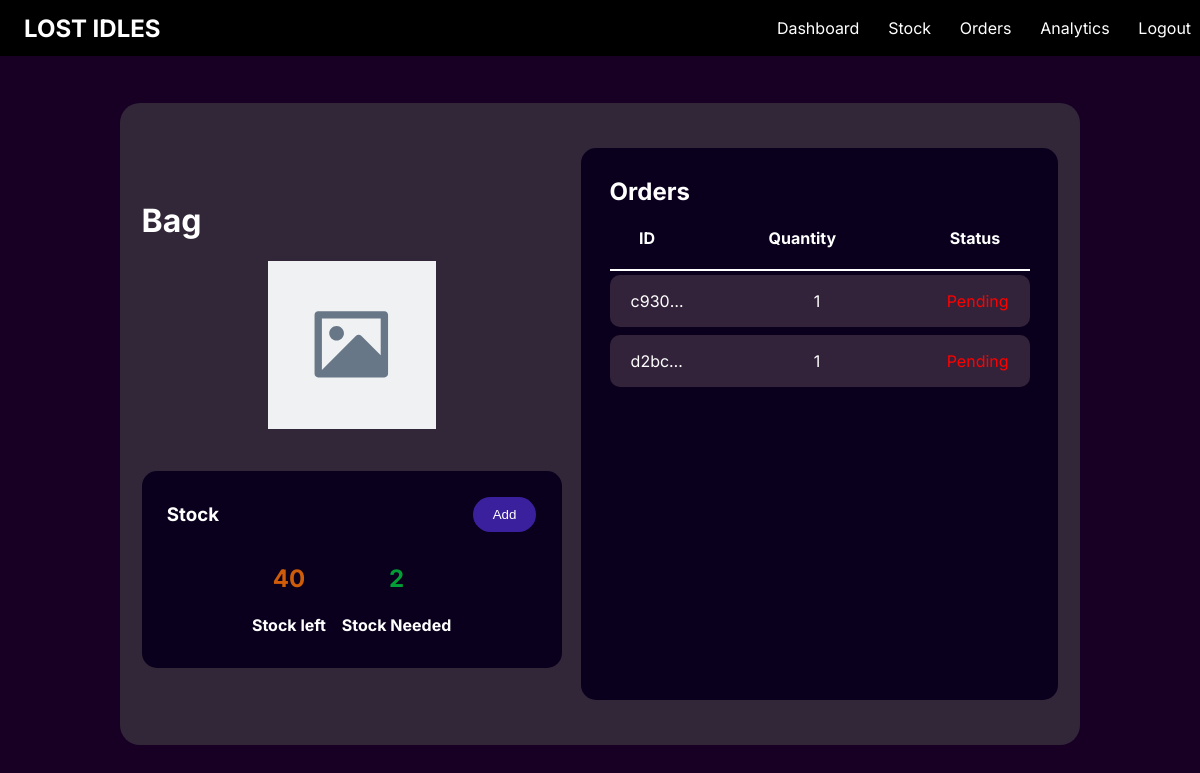
Before: /stock/045101f4c8ab45d29b832ee12f6393cb with the older database file.
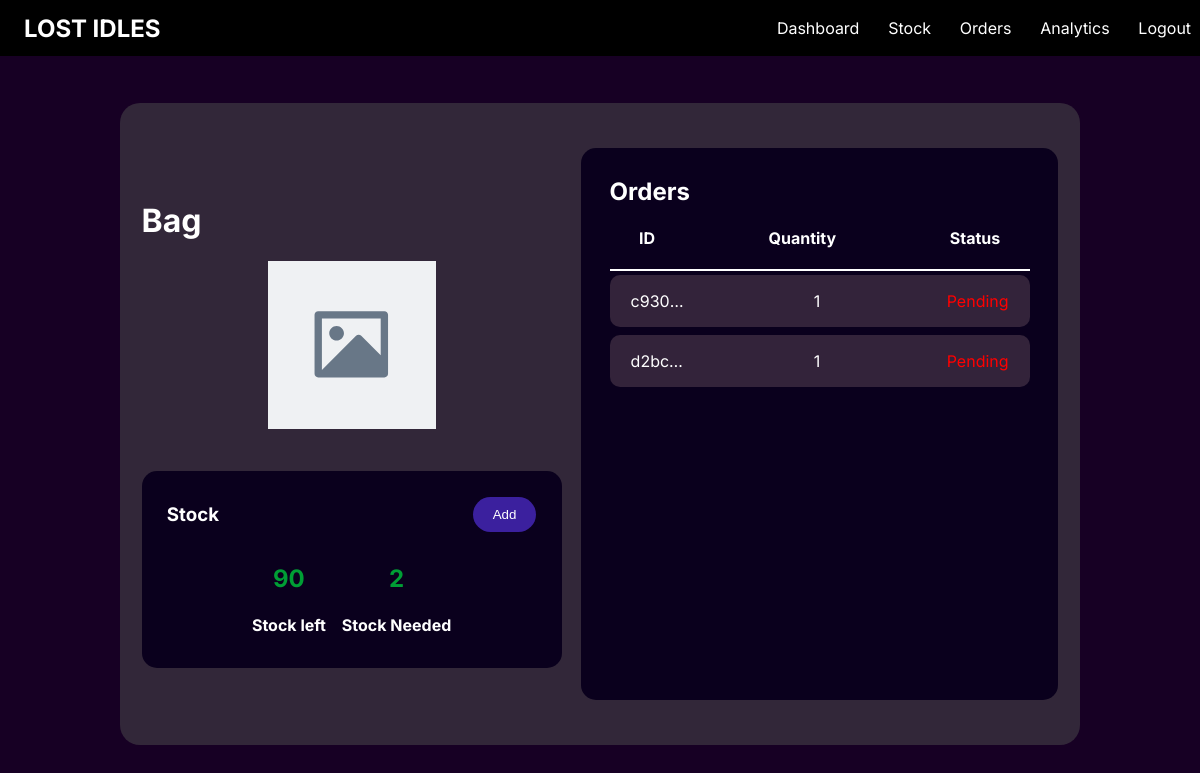
After: the same page with the newer database file.
### app.py (models this page shows, shortened)
class Stock(db.Model):
    __tablename__ = 'stock'
    stock_id = db.Column(db.String(50), primary_key=True)
    name = db.Column(db.String(50), nullable=False)
    category = db.Column(db.String(50), nullable=False)
    stock_level = db.Column(db.Integer, nullable=False)
    image = db.Column(db.String(120), nullable=True)
    price = db.Column(db.Float, nullable=False)
    order_items = db.relationship('OrderStock', back_populates='stock', cascade="all, delete-orphan")

class Orders(db.Model):
    __tablename__ = 'orders'
    order_id = db.Column(db.String(50), primary_key=True)
    order_date = db.Column(db.Date, nullable=False, default=date.today)
    status = db.Column(db.Boolean, nullable=False)
    total = db.Column(db.Float, nullable=False)
    order_items = db.relationship('OrderStock', back_populates='order', cascade="all, delete-orphan")

### app.py (the view)
@app.route('/stock/<stock_id>')
def individual_stock(stock_id):
    stock = db.session.execute(
        db.select(Stock).filter_by(stock_id=stock_id)
    ).scalar_one_or_none()
    if not stock:
        return "Stock not found", 404
    order_stocks = db.session.execute(
        db.select(OrderStock).filter_by(stock_id=stock.stock_id)
    ).scalars().all()
    orders = [
        {
            'id': os.order.order_id,
            'date': os.order.order_date,
            'status': os.order.status,
            'total': os.order.total,
            'quantity': os.quantity
        }
        for os in order_stocks
    ]
    return render_template('individual_stock.html', stock=stock, orders=orders)

### templates/individual_stock.html (shortened to what this page needs)
{% extends "boiler.html" %}
{% block head %}
    <link rel="stylesheet" href="{{ url_for('static', filename='styles/individual_stock.css') }}">
{% endblock %}
{% block content %}
    <main>
        <div class="container">
            <div id="left">
                <h1 style="text-align: left;" id="name">{{stock.name}}</h1>
                {% if stock.image == None %}
                    <img src="{{url_for('static', filename='/uploads/placeholder.svg')}}" alt="">
                {% else %}
                    <img src="{{url_for('static', filename='/uploads/' ~ stock.image)}}" alt="">
                {% endif %}
                <div id="stock-container">
                    <div id="header">
                        <h3>Stock</h3>
                        <div id="popup-container">
                            <button onclick="popup()" id="add">Add</button>
                        </div>
                    </div>
                    <div id="stock-info">
                        <div class="stock">
                            <h2 id="stock_level">{{stock.stock_level}}</h2>
                            <h4>Stock left</h4>
                        </div>
                        <div class="stock">
                            <h2 id="stock_needed">{{stock.stock_level}}</h2>
                            <h4>Stock Needed</h4>
                        </div>
                    </div>
                </div>
            </div>
            <div id="order-container">
                <h2 style="margin: 0; text-align: left;">Orders</h2>
                <div id="labels">
                    <h4>ID</h4>
                    <h4>Quantity</h4>
                    <h4>Status</h4>
                </div>
                <div id="orders">
                    {% if orders %}
                        {% for order in orders %}
                            <div class="order">
                                <p>{{order.id}}</p>
                                <p>{{order.quantity}}</p>
                                {% if order.status %}
                                    <p style="color: green">Completed</p>
                                {% else %}
                                    <p style="color: red">Pending</p>
                                {% endif %}
                            </div>
                        {% endfor %}
                    {% else %}
                        <p>No orders</p>
                    {% endif %}
                </div>
            </div>
        </div>
    </main>
{% endblock %}

### templates/boiler.html (shortened to what this page needs)
<!DOCTYPE html>
<html lang="en">
<head>
    <link rel="stylesheet" href="{{url_for('static', filename='styles/global.css')}}">
    {% block head %}
    {% endblock %}
</head>
<body style="margin: 0;">
    {% block content %}
    {% endblock %}
</body>
</html>

### static/styles/global.css (style rules this page uses)
body { font-family: "Inter"; }
main { color: white; text-align: center; display: flex; align-items: center; justify-content: center; height: 100vh; margin: 0; }

### static/styles/individual_stock.css (style rules this page uses)
main { background-color: #170024; }
.container { display: flex; align-items: center; justify-content: center; background-color: rgba(78,78,78,0.5); border-radius: 20px; margin: 7% 5% 3% 5%; padding: 3% 0; width: 80vw; height: fit-content; }
#left, #order-container { display: flex; flex-direction: column; justify-content: center; width: 35vw; margin: 1%; text-align: center; }
#order-container, #stock-container { background: #0A001D; border-radius: 15px; }
#header, #stock-info, #labels { display: flex; flex-direction: row; align-items: center; justify-content: center; gap: 1em; }
#header { justify-content: space-between; }
#stock-container { padding: 3% 6%; height: fit-content; }
#add { background-color: #3B209E; }
button { position: relative; text-align: center; padding: 10px 20px; border-radius: 20px; border: none; color: white; transition: 0.3s; z-index: 5; cursor: pointer; width: auto; }
#labels { padding: 0 7%; border-bottom: 2px solid white; display: flex; justify-content: space-between; }
#order-container { padding: 3%; }
img { align-self: center; width: 40%; margin-bottom: 10%; }
#popup-container { position: relative; width: max-content; }
.order { background: #33233A; border-radius: 10px; display: flex; justify-content: space-between; align-items: center; gap: 10%; padding: 0 5%; margin: 1% 0; }
.order p { max-width: 15%; text-overflow: ellipsis; overflow: hidden; white-space: no-wrap; }
.order p:nth-child(3) { max-width: none; }
#orders { height: 50vh; display: flex; flex-direction: column; overflow-y: scroll; }

Changed rows visible on the page:
changed Stock "Bag": stock_level "40" → "90"
